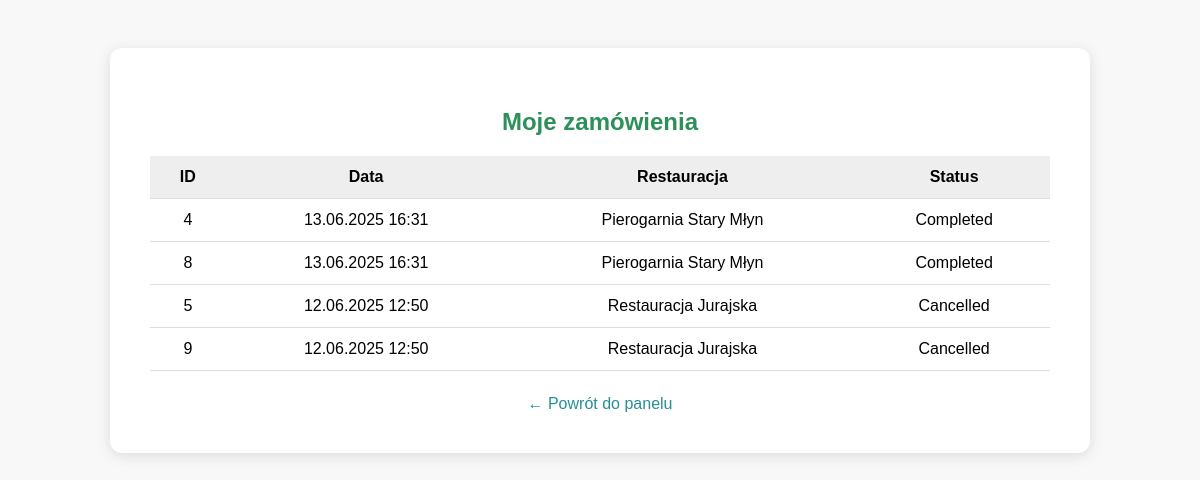
Screenshot of /user_orders.php (signed in) with the database file from the repository.
### tables this page shows
CREATE TABLE `orders` (
  `id` int(11) NOT NULL,
  `user_id` int(11) NOT NULL,
  `restaurant_id` int(11) NOT NULL,
  `order_time` datetime NOT NULL,
  `details` text DEFAULT NULL,
  `status` enum('pending','completed','cancelled') NOT NULL DEFAULT 'pending',
  `created_at` timestamp NOT NULL DEFAULT current_timestamp()
);

CREATE TABLE `locations` (
  `id` int(11) NOT NULL,
  `restaurant_id` int(11) NOT NULL,
  `restaurant_name` varchar(150) NOT NULL,
  `city` varchar(100) DEFAULT NULL,
  `address` varchar(255) DEFAULT NULL,
  `opening_hours` varchar(255) DEFAULT NULL,
  `contact_email` varchar(150) DEFAULT NULL,
  `phone` varchar(32) DEFAULT NULL,
  `lat` double DEFAULT NULL,
  `lng` double DEFAULT NULL,
  `order_url` varchar(255) DEFAULT NULL
);

### user_orders.php (the view, shortened to what this page needs)
<?php
require_once 'config.php';
$user_id = $_SESSION['user_id'] ?? null;
$stmt = $pdo->prepare("
    SELECT o.*, l.restaurant_name
    FROM orders o
    JOIN locations l ON o.restaurant_id = l.restaurant_id
    WHERE o.user_id = ?
    ORDER BY o.created_at DESC
");
$stmt->execute([$user_id]);
$orders = $stmt->fetchAll();
?>
<!DOCTYPE html>
<html lang="pl">
<head>
</head>
<body>
<div class="box">
    <h2>Moje zamówienia</h2>
    <?php if (empty($orders)): ?>
        <p>Brak złożonych zamówień.</p>
    <?php else: ?>
        <table>
            <thead>
                <tr>
                    <th>ID</th>
                    <th>Data</th>
                    <th>Restauracja</th>
                    <th>Status</th>
                </tr>
            </thead>
            <tbody>
                <?php foreach ($orders as $order): ?>
                    <tr>
                        <td><?= $order['id'] ?></td>
                        <td><?= date('d.m.Y H:i', strtotime($order['created_at'])) ?></td>
                        <td><?= htmlspecialchars($order['restaurant_name']) ?></td>
                        <td><?= ucfirst($order['status']) ?></td>
                    </tr>
                <?php endforeach; ?>
            </tbody>
        </table>
    <?php endif; ?>
    <a href="user.php" class="back">← Powrót do panelu</a>
</div>
</body>
</html>

### user_orders.php (style rules this page uses)
body { font-family: Arial, sans-serif; background: #f8f8f8; padding: 40px; text-align: center; }
.box { max-width: 900px; margin: auto; background: #fff; padding: 40px; border-radius: 12px; box-shadow: 0 3px 14px #ddd; }
h2 { color: #2d8f5a; margin-bottom: 20px; }
table { width: 100%; border-collapse: collapse; margin-top: 10px; }
th, td { padding: 12px; border-bottom: 1px solid #ddd; text-align: center; }
th { background: #eee; }
.back { display: inline-block; margin-top: 24px; text-decoration: none; color: #278e97; }

### rows the page displays
orders: id "4", created_at "13.06.2025 16:31", locations.restaurant_name "Pierogarnia Stary Młyn", status "Completed"
orders: id "8", created_at "13.06.2025 16:31", locations.restaurant_name "Pierogarnia Stary Młyn", status "Completed"
orders: id "5", created_at "12.06.2025 12:50", locations.restaurant_name "Restauracja Jurajska", status "Cancelled"
orders: id "9", created_at "12.06.2025 12:50", locations.restaurant_name "Restauracja Jurajska", status "Cancelled"
